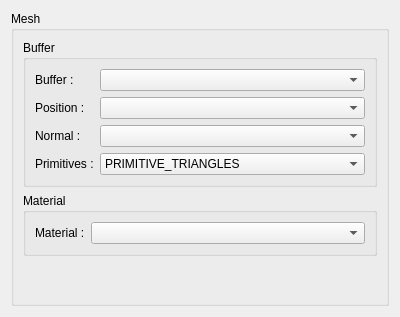
<?xml version="1.0" encoding="UTF-8"?>
<ui version="4.0">
 <class>Form</class>
 <widget class="QWidget" name="Form">
  <property name="geometry">
   <rect>
    <x>0</x>
    <y>0</y>
    <width>400</width>
    <height>317</height>
   </rect>
  </property>
  <property name="windowTitle">
   <string>Form</string>
  </property>
  <layout class="QVBoxLayout" name="verticalLayout">
   <item>
    <widget class="QGroupBox" name="groupBox">
     <property name="title">
      <string>Mesh</string>
     </property>
     <layout class="QVBoxLayout" name="verticalLayout_2">
      <item>
       <widget class="QGroupBox" name="groupBox_2">
        <property name="title">
         <string>Buffer</string>
        </property>
        <layout class="QVBoxLayout" name="verticalLayout_3">
         <item>
          <layout class="QFormLayout" name="formLayout">
           <item row="0" column="0">
            <widget class="QLabel" name="bufferLabel">
             <property name="text">
              <string>Buffer :</string>
             </property>
            </widget>
           </item>
           <item row="0" column="1">
            <widget class="QComboBox" name="vertices">
             <property name="placeholderText">
              <string>select buffer file ...</string>
             </property>
            </widget>
           </item>
           <item row="1" column="0">
            <widget class="QLabel" name="positionLabel">
             <property name="text">
              <string>Position :</string>
             </property>
            </widget>
           </item>
           <item row="1" column="1">
            <widget class="QComboBox" name="position_stream">
             <property name="placeholderText">
              <string>Select Position ...</string>
             </property>
            </widget>
           </item>
           <item row="2" column="0">
            <widget class="QLabel" name="normalLabel">
             <property name="text">
              <string>Normal :</string>
             </property>
            </widget>
           </item>
           <item row="2" column="1">
            <widget class="QComboBox" name="normal_stream">
             <property name="placeholderText">
              <string>Select Normal...</string>
             </property>
            </widget>
           </item>
           <item row="3" column="0">
            <widget class="QLabel" name="Primitives">
             <property name="text">
              <string>Primitives :</string>
             </property>
            </widget>
           </item>
           <item row="3" column="1">
            <widget class="QComboBox" name="primitive_type">
             <property name="currentIndex">
              <number>1</number>
             </property>
             <item>
              <property name="text">
               <string>PRIMITIVE_LINES</string>
              </property>
             </item>
             <item>
              <property name="text">
               <string>PRIMITIVE_TRIANGLES</string>
              </property>
             </item>
             <item>
              <property name="text">
               <string>PRIMITIVE_TRIANGLE_STRIP</string>
              </property>
             </item>
            </widget>
           </item>
          </layout>
         </item>
        </layout>
       </widget>
      </item>
      <item>
       <widget class="QGroupBox" name="groupBox_3">
        <property name="title">
         <string>Material</string>
        </property>
        <layout class="QVBoxLayout" name="verticalLayout_4">
         <item>
          <layout class="QFormLayout" name="formLayout_2">
           <item row="0" column="0">
            <widget class="QLabel" name="materialLabel">
             <property name="text">
              <string>Material :</string>
             </property>
            </widget>
           </item>
           <item row="0" column="1">
            <widget class="QComboBox" name="material">
             <property name="currentIndex">
              <number>-1</number>
             </property>
             <property name="placeholderText">
              <string>selct Material ...</string>
             </property>
            </widget>
           </item>
          </layout>
         </item>
         <item>
          <layout class="QVBoxLayout" name="placeholder"/>
         </item>
        </layout>
       </widget>
      </item>
      <item>
       <spacer name="verticalSpacer">
        <property name="orientation">
         <enum>Qt::Vertical</enum>
        </property>
        <property name="sizeHint" stdset="0">
         <size>
          <width>20</width>
          <height>40</height>
         </size>
        </property>
       </spacer>
      </item>
     </layout>
    </widget>
   </item>
  </layout>
 </widget>
 <resources/>
 <connections/>
</ui>
